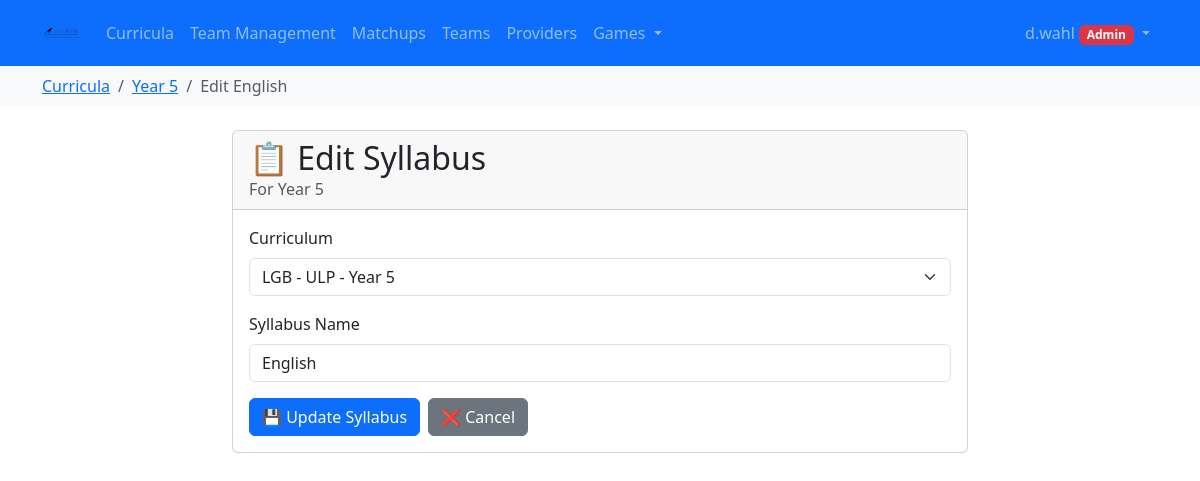
Page /syllabus/syllabus/1/edit/ (signed in) on the committed database.
### syllabus/models.py (models this page shows, shortened)
class Syllabus(models.Model):
    curriculum = models.ForeignKey(Curriculum, on_delete=models.CASCADE)
    name = models.CharField(max_length=255)

class Curriculum(models.Model):
    provider = models.ForeignKey(Provider, on_delete=models.CASCADE)
    title = models.CharField(max_length=200)
    description = models.TextField(blank=True)
    start_date = models.DateField(help_text="When this curriculum becomes effective")
    end_date = models.DateField(null=True, blank=True, help_text="When this curriculum expires (leave blank if still current)")
    created_at = models.DateTimeField(auto_now_add=True)
    updated_at = models.DateTimeField(auto_now=True)
    def __str__(self):
        return f"{self.provider.name} - {self.title}"

### syllabus/views.py (the view)
# urls.py: path('syllabus/<int:syllabus_id>/edit/', views.edit_syllabus, name='edit_syllabus'),
@login_required
@user_passes_test(is_admin)
def edit_syllabus(request, syllabus_id):
    syllabus = get_object_or_404(Syllabus, id=syllabus_id)
    if request.method == 'POST':
        form = SyllabusForm(request.POST, instance=syllabus)
        if form.is_valid():
            form.save()
            messages.success(request, 'Syllabus updated successfully!')
            return redirect('syllabus_list', curriculum_id=syllabus.curriculum.id)
    else:
        form = SyllabusForm(instance=syllabus)
    return render(request, 'syllabus/edit_syllabus.html', {'form': form, 'syllabus': syllabus})

### syllabus/forms.py
class SyllabusForm(forms.ModelForm):
    class Meta:
        model = Syllabus
        fields = ['curriculum', 'name']
        widgets = {
            'curriculum': forms.Select(attrs={'class': 'form-select'}),
            'name': forms.TextInput(attrs={'class': 'form-control'}),
        }

### aigames/models.py (called while the page is built)
    @property
    def logo_url(self):
        if self.logo:
            return self.logo.url
        return None

    @property
    def can_create_teams(self):
        return self.role in ['teacher', 'admin']

    @property
    def can_create_games(self):
        return self.role == 'admin'

    @property
    def can_modify_syllabus(self):
        return self.role == 'admin'

### syllabus/views.py (called while the page is built)
def can_modify_syllabus(user):
    if not user.is_authenticated:
        return False
    try:
        from aigames.models import UserProfile
        return user.profile.can_modify_syllabus
    except (UserProfile.DoesNotExist, AttributeError):
        return user.is_superuser or user.groups.filter(name='Admin').exists()

def is_admin(user):
    return can_modify_syllabus(user)

### syllabus/templates/syllabus/edit_syllabus.html (shortened to what this page needs)
{% extends 'syllabus/base.html' %}
{% block breadcrumb %}
<nav aria-label="breadcrumb" class="bg-light py-2">
    <div class="container">
        <ol class="breadcrumb mb-0">
            <li class="breadcrumb-item"><a href="{% url 'curriculum_list' %}">Curricula</a></li>
            <li class="breadcrumb-item"><a href="{% url 'syllabus_list' syllabus.curriculum.id %}">{{ syllabus.curriculum.title }}</a></li>
            <li class="breadcrumb-item active">Edit {{ syllabus.name }}</li>
        </ol>
    </div>
</nav>
{% endblock %}
{% block content %}
<div class="row justify-content-center">
    <div class="col-md-8">
        <div class="card">
            <div class="card-header">
                <h2 class="mb-0">📋 Edit Syllabus</h2>
                <p class="mb-0 text-muted">For {{ syllabus.curriculum.title }}</p>
            </div>
            <div class="card-body">
                <form method="post">
                    <div class="mb-3">
                        <label for="{{ form.curriculum.id_for_label }}" class="form-label">Curriculum</label>
                        {{ form.curriculum }}
                    </div>
                    <div class="mb-3">
                        <label for="{{ form.name.id_for_label }}" class="form-label">Syllabus Name</label>
                        {{ form.name }}
                    </div>
                    <div class="d-flex gap-2">
                        <button class="btn btn-primary" type="submit">💾 Update Syllabus</button>
                        <a href="{% url 'syllabus_list' syllabus.curriculum.id %}" class="btn btn-secondary">❌ Cancel</a>
                    </div>
                </form>
            </div>
        </div>
    </div>
</div>
{% endblock %}

### syllabus/templates/syllabus/base.html (shortened to what this page needs)
{% load static %}
<!DOCTYPE html>
<html>
<head>
    <link href="{% static 'syllabus/css/bootstrap.min.css' %}" rel="stylesheet">
</head>
<body>
    {% block navbar %}
    <nav class="navbar navbar-expand-lg navbar-dark bg-primary">
        <div class="container">
            {% if user.is_authenticated %}
                <a class="navbar-brand d-flex align-items-center" href="{% if user_role == 'student' %}{% url 'aigames:student_dashboard' %}{% else %}{% url 'curriculum_list' %}{% endif %}">
                    {% if school_logo %}
                        <img src="{{ school_logo }}" alt="{{ school_name }} Logo" height="40">
                    {% else %}
                        📚 Aiducator
                    {% endif %}
                </a>
            {% else %}
                <a class="navbar-brand" href="{% url 'landing_page' %}">📚 Aiducator</a>
            {% endif %}
            <div class="collapse navbar-collapse" id="navbarNav">
                {% if user.is_authenticated %}
                    <ul class="navbar-nav me-auto">
                        {% if user_role == 'student' %}
                            <li class="nav-item">
                                <a class="nav-link" href="{% url 'aigames:student_dashboard' %}">
                                    <i class="bi bi-house-door"></i> My Games
                                </a>
                            </li>
                            <li class="nav-item">
                                <a class="nav-link" href="{% url 'aigames:list_teams' %}">
                                    <i class="bi bi-people"></i> Teams
                                </a>
                            </li>
                        {% else %}
                            <li class="nav-item">
                                <a class="nav-link" href="{% url 'curriculum_list' %}">
                                     Curricula
                                </a>
                            </li>
                            <li class="nav-item">
                                <a class="nav-link" href="{% url 'aigames:team_management_dashboard' %}">
                                     Team Management
                                </a>
                            </li>
                            <li class="nav-item">
                                <a class="nav-link" href="{% url 'aigames:game_matchups_list' %}">
                                     Matchups
                                </a>
                            </li>
                            <li class="nav-item">
                                <a class="nav-link" href="{% url 'aigames:list_teams' %}">
                                     Teams
                                </a>
                            </li>
                            {% if can_modify_syllabus %}
                                <li class="nav-item">
                                    <a class="nav-link" href="{% url 'provider_list' %}">
                                         Providers
                                    </a>
                                </li>
                                <li class="nav-item dropdown">
                                    <a class="nav-link dropdown-toggle" href="#" id="gamesDropdown" role="button" data-bs-toggle="dropdown" aria-expanded="false">
                                         Games
                                    </a>
                                </li>
                            {% endif %}
                        {% endif %}
                    </ul>
                {% endif %}
                <ul class="navbar-nav">
                    {% if user.is_authenticated %}
                        <li class="nav-item dropdown">
                            <a class="nav-link dropdown-toggle" href="#" id="navbarDropdown" role="button" data-bs-toggle="dropdown">
                                {{ user.username }}
                                {% if user_role == 'admin' %}
                                    <span class="badge bg-danger">Admin</span>
                                {% elif user_role == 'teacher' %}
                                    <span class="badge bg-warning text-dark">Teacher</span>
                                {% elif user_role == 'student' %}
                                    <span class="badge bg-info">Student</span>
                                {% else %}
                                    <span class="badge bg-secondary">User</span>
                                {% endif %}
                            </a>
                        </li>
                    {% else %}
                        <li class="nav-item">
                            <a class="nav-link" href="/accounts/login/">Login</a>
                        </li>
                    {% endif %}
                </ul>
            </div>
        </div>
    </nav>
    {% endblock %}
    {% block breadcrumb %}{% endblock %}
    <div class="container mt-4">
        {% block content %}{% endblock %}
    </div>
</body>
</html>

### rows in the picture
Syllabus: curriculum "Year 5", name "English", curriculum "LGB - ULP - Year 5"

### other values in the picture
{{ user.username }} "d.wahl"
